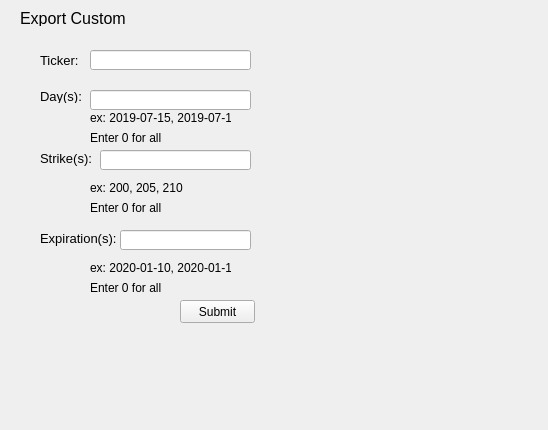
<?xml version="1.0" encoding="UTF-8"?>
<ui version="4.0">
 <class>Form</class>
 <widget class="QWidget" name="Form">
  <property name="geometry">
   <rect>
    <x>0</x>
    <y>0</y>
    <width>548</width>
    <height>430</height>
   </rect>
  </property>
  <property name="windowTitle">
   <string>Form</string>
  </property>
  <widget class="QLabel" name="label">
   <property name="geometry">
    <rect>
     <x>20</x>
     <y>10</y>
     <width>111</width>
     <height>16</height>
    </rect>
   </property>
   <property name="font">
    <font>
     <pointsize>12</pointsize>
    </font>
   </property>
   <property name="text">
    <string>Export Custom</string>
   </property>
  </widget>
  <widget class="QLabel" name="label_2">
   <property name="geometry">
    <rect>
     <x>40</x>
     <y>50</y>
     <width>47</width>
     <height>21</height>
    </rect>
   </property>
   <property name="font">
    <font>
     <pointsize>10</pointsize>
    </font>
   </property>
   <property name="text">
    <string>Ticker:</string>
   </property>
  </widget>
  <widget class="QLineEdit" name="lineEdit">
   <property name="geometry">
    <rect>
     <x>90</x>
     <y>50</y>
     <width>161</width>
     <height>20</height>
    </rect>
   </property>
  </widget>
  <widget class="QLabel" name="label_3">
   <property name="geometry">
    <rect>
     <x>40</x>
     <y>90</y>
     <width>47</width>
     <height>13</height>
    </rect>
   </property>
   <property name="font">
    <font>
     <pointsize>10</pointsize>
    </font>
   </property>
   <property name="text">
    <string>Day(s):</string>
   </property>
  </widget>
  <widget class="QLineEdit" name="lineEdit_2">
   <property name="geometry">
    <rect>
     <x>90</x>
     <y>90</y>
     <width>161</width>
     <height>20</height>
    </rect>
   </property>
  </widget>
  <widget class="QLabel" name="label_4">
   <property name="geometry">
    <rect>
     <x>90</x>
     <y>110</y>
     <width>141</width>
     <height>16</height>
    </rect>
   </property>
   <property name="text">
    <string>ex: 2019-07-15, 2019-07-16</string>
   </property>
  </widget>
  <widget class="QLabel" name="label_5">
   <property name="geometry">
    <rect>
     <x>40</x>
     <y>150</y>
     <width>61</width>
     <height>16</height>
    </rect>
   </property>
   <property name="font">
    <font>
     <pointsize>10</pointsize>
    </font>
   </property>
   <property name="text">
    <string>Strike(s):</string>
   </property>
  </widget>
  <widget class="QLineEdit" name="lineEdit_3">
   <property name="geometry">
    <rect>
     <x>100</x>
     <y>150</y>
     <width>151</width>
     <height>20</height>
    </rect>
   </property>
  </widget>
  <widget class="QLabel" name="label_6">
   <property name="geometry">
    <rect>
     <x>90</x>
     <y>180</y>
     <width>141</width>
     <height>16</height>
    </rect>
   </property>
   <property name="text">
    <string>ex: 200, 205, 210</string>
   </property>
  </widget>
  <widget class="QLabel" name="label_7">
   <property name="geometry">
    <rect>
     <x>90</x>
     <y>200</y>
     <width>141</width>
     <height>16</height>
    </rect>
   </property>
   <property name="text">
    <string>Enter 0 for all</string>
   </property>
  </widget>
  <widget class="QLabel" name="label_8">
   <property name="geometry">
    <rect>
     <x>40</x>
     <y>230</y>
     <width>81</width>
     <height>16</height>
    </rect>
   </property>
   <property name="font">
    <font>
     <pointsize>10</pointsize>
    </font>
   </property>
   <property name="text">
    <string>Expiration(s):</string>
   </property>
  </widget>
  <widget class="QLineEdit" name="lineEdit_4">
   <property name="geometry">
    <rect>
     <x>120</x>
     <y>230</y>
     <width>131</width>
     <height>20</height>
    </rect>
   </property>
  </widget>
  <widget class="QLabel" name="label_9">
   <property name="geometry">
    <rect>
     <x>90</x>
     <y>260</y>
     <width>141</width>
     <height>16</height>
    </rect>
   </property>
   <property name="text">
    <string>ex: 2020-01-10, 2020-01-17</string>
   </property>
  </widget>
  <widget class="QLabel" name="label_10">
   <property name="geometry">
    <rect>
     <x>90</x>
     <y>280</y>
     <width>161</width>
     <height>16</height>
    </rect>
   </property>
   <property name="text">
    <string>Enter 0 for all</string>
   </property>
  </widget>
  <widget class="QPushButton" name="pushButton">
   <property name="geometry">
    <rect>
     <x>180</x>
     <y>300</y>
     <width>75</width>
     <height>23</height>
    </rect>
   </property>
   <property name="text">
    <string>Submit</string>
   </property>
  </widget>
  <widget class="QLabel" name="label_11">
   <property name="geometry">
    <rect>
     <x>90</x>
     <y>130</y>
     <width>121</width>
     <height>16</height>
    </rect>
   </property>
   <property name="text">
    <string>Enter 0 for all</string>
   </property>
  </widget>
 </widget>
 <resources/>
 <connections/>
</ui>
